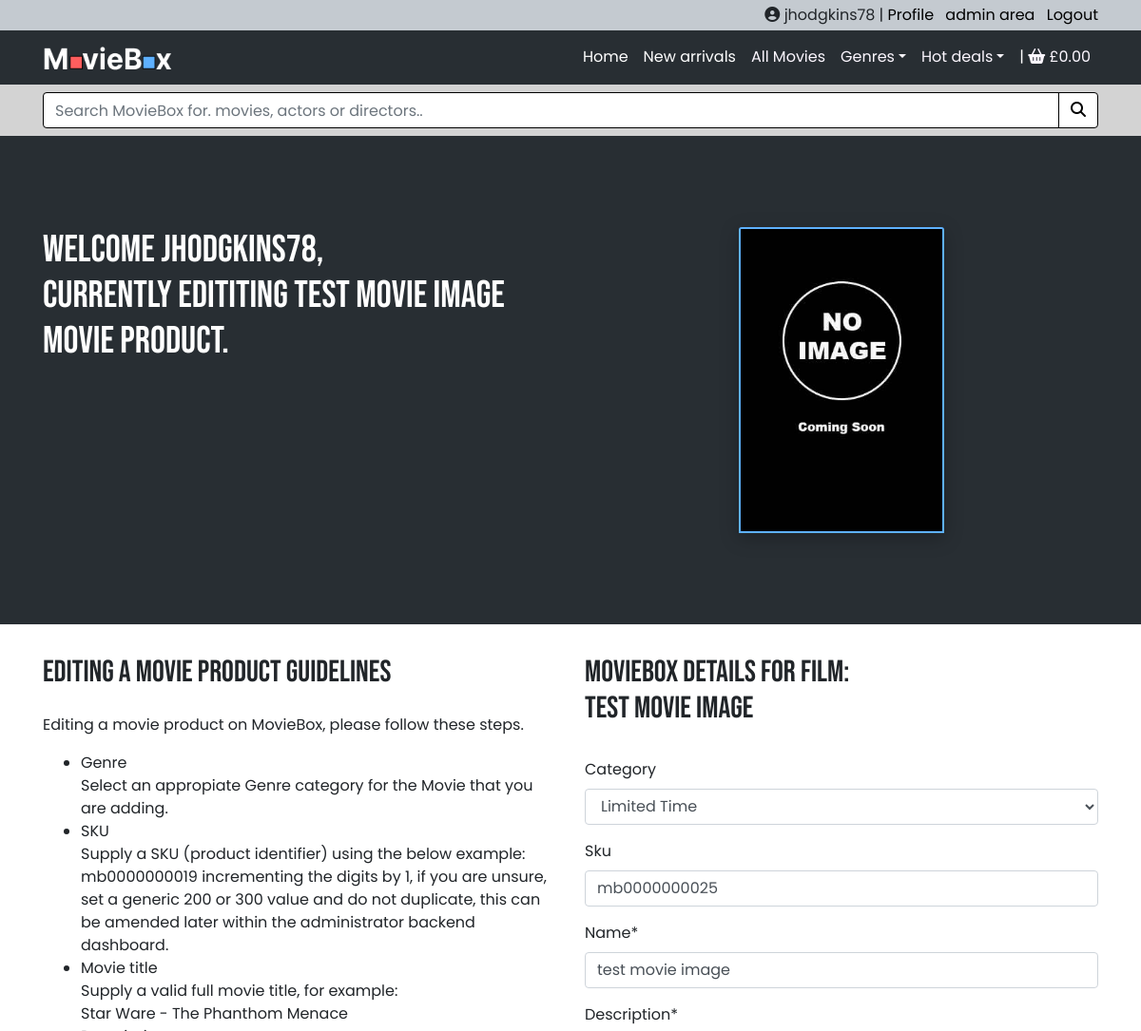
The page /products/edit_movie/23/ (signed in, upper part) on the database as committed earlier.
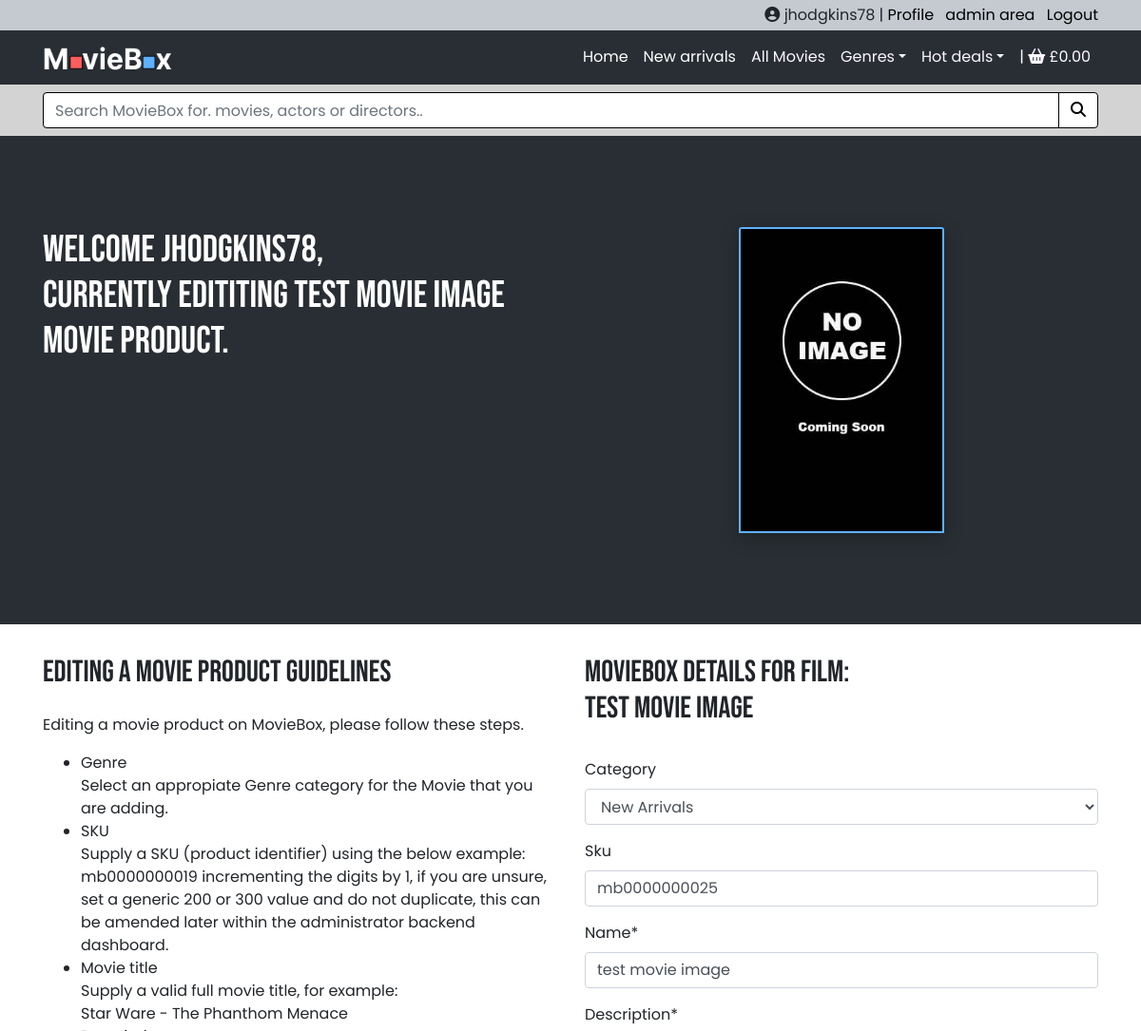
The same page on the database as committed later.
### products/models.py (models this page shows, shortened)
class Product(models.Model):
    category = models.ForeignKey(
        'Category', null=True, blank=True, on_delete=models.SET_NULL)
    sku = models.CharField(max_length=254, null=True, blank=True)
    name = models.CharField(max_length=254)
    description = models.TextField()
    price = models.DecimalField(max_digits=6, decimal_places=2)
    actors = models.CharField(max_length=254, null=True, blank=True)
    grade_info = models.CharField(max_length=100, null=True, blank=True)
    format = models.CharField(max_length=50, null=True, blank=True)
    directed_by = models.CharField(max_length=254, null=True, blank=True)
    certificate = models.CharField(max_length=5, null=True, blank=True)
    no_discs = models.CharField(max_length=50, null=True, blank=True)
    duration = models.CharField(max_length=50, null=True, blank=True)
    imdbrating = models.DecimalField(
        max_digits=6, decimal_places=1, null=True, blank=True)
    image_url = models.URLField(max_length=1024, null=True, blank=True)
    image = models.ImageField(null=True, blank=True)

### products/views.py (the view)
# urls.py: path('edit_movie/<int:product_id>/', views.edit_movie, name='edit_movie'),
@login_required
def edit_movie(request, product_id):
    if not request.user.is_superuser:
        messages.error(request, 'The page you requested is not available.')
        return redirect(reverse('homepage'))
    product = get_object_or_404(Product, pk=product_id)
    if request.method == 'POST':
        form = ProductForm(request.POST, request.FILES, instance=product)
        if form.is_valid():
            form.save()
            messages.success(request, f'Movie: {product.name} was sucessfully amended, the changess will be live on MovieBox immediately.')
            return redirect(reverse('product_details', args=[product.id]))
        else:
            messages.error(request, 'There was an issue with commiting these changes, ensre all required fields are filled out correctly.')
    else:
        form = ProductForm(instance=product)
        messages.info(request, f'You are currently editing movie: \
             {product.name}')
    template = 'products/edit_movie.html'
    context = {
        'form': form,
        'product': product,
    }
    return render(request, template, context)

### products/forms.py
class ProductForm(forms.ModelForm):
    class Meta:
        model = Product
        fields = '__all__'
    def __init__(self, *args, **kwargs):
        super().__init__(*args, **kwargs)
        categories = Category.objects.all()
        readable_names = [(c.id, c.get_friendly_name()) for c in categories]
        self.fields['category'].choices = readable_names
        for field_name, field in self.fields.items():
            field.widget.attrs['class'] = 'product-add-field'

### products/models.py (called while the page is built)
    def get_friendly_name(self):
        return self.friendly_name

### products/templates/products/edit_movie.html (shortened to what this page needs)
{% extends "base.html" %}
{% load static %}
{% block page_header %}
<section class="bg-dark admin-page">
    <div class="admin-page-image">
        <div class="container admin-page-banner-inner py-5">
            <div class="row justify-content-center">
                <div class="col-lg-6">
                    <div class="my-5 edit-page-main-heading">
                        <h1 class="display-5 fw-bolder text-white mb-2 ">Welcome {{ user.username }},<br>Currently edititing {{product.name}} movie product.</h1>
                    </div>
                </div>
                <div class="col-lg-6">
                    <div class="my-5 edit-movie-page-heading">
                        {% if form.image.value == "" %}
                            <img class="cover-art card-img-top img-fluid" src="{{ MEDIA_URL }}no_cover.jpg" alt="{{ product.name }}">
                        {% else %}
                            <img class="cover-art card-img-top img-fluid" src="{{ MEDIA_URL}}{{form.image.value }}" alt="{{ form.image.name }}">
                        {% endif %}
                    </div>
                </div>
            </div>
        </div>
    </div>
</section>
{% endblock %}
{% block content %}
    <div class="container main-body">
        <div class="row">
            <div class="col-sm-12 col-md-6 mb-5">
                <h2 class="">Editing a movie product guidelines</span></h2>
                <p>Editing a movie product on MovieBox, please follow these steps.</p>
                <ul>
                    <li>Genre<br>
                    Select an appropiate Genre category for the Movie that you are adding.</li>
                    <li>SKU<br>
                    Supply a SKU (product identifier) using the below example:<br>mb0000000019 incrementing the digits by 1, if you are unsure, set a generic 200 or 300 value and do not duplicate, this can be amended later within the administrator backend dashboard.</li>
                    <li>Movie title<br>
                    Supply a valid full movie title, for example:<br>
                    Star Ware - The Phanthom Menace</li>
                    <li>Description:<br>
                    Use <a href="https://imdb.com" rel="no-opener" target="_blank">imdb</a> to look up the title and use the Plot as the description for the movie.</li>
                </ul>
            </div>
            <div class="col-sm-12 col-md-6 mb-5">
                <h2 class="">MovieBox details for film:<br>{{product.name}}</h2>
                <form class="mt-3" action="{% url 'edit_movie' product.id %}" method="POST" id="product-add-form" enctype="multipart/form-data">
                    {{ form|crispy }}
                </form>
            </div>
        </div>
    </div>
{% endblock content %}

Rows that differ between the two databases and show on the page:
changed Product "test movie image": category "Limited Time" → "New Arrivals"
